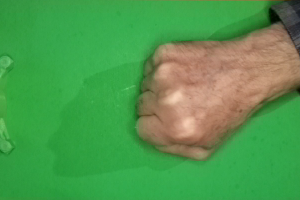
#> input picture rps-cv-images/rock/0NDYNEoDui7o64gU.png, 300 x 200 px, found by its file name
$ python preprocess_A.py
#> lines starting #> are read from the running program, lines starting #| are printed output that depends on the picture
import os
import cv2
import numpy as np
import random
import shutil


input_base  = r"D:/DESKTOP/Desktop/ML-project/rps-cv-images"          # origine
output_base = r"D:/DESKTOP/Desktop/ML-project/Model_A/rps-augmented"   #destin.
target_size = (300, 200)  # (w, h)

#check
if os.path.exists(output_base):
    shutil.rmtree(output_base)

#data augmentation - funzioni
def random_rotate(img, max_angle=25, min_angle=5):
    angle = random.choice([
        random.uniform(-max_angle, -min_angle),
        random.uniform(min_angle,  max_angle)
    ])
    M = cv2.getRotationMatrix2D(
        (img.shape[1] // 2, img.shape[0] // 2), angle, 1.0
    )
    return cv2.warpAffine(
        img, M, (img.shape[1], img.shape[0]),
        borderMode=cv2.BORDER_REFLECT_101
    )

def random_brightness_contrast(img):
    alpha = random.uniform(0.6, 1.6)     #contrasto
    beta  = random.randint(-60, 60)      #luminosità
    return cv2.convertScaleAbs(img, alpha=alpha, beta=beta)

def transform(img):
    #50 % flip orizzontale
    if random.random() < 0.5:
        img = cv2.flip(img, 1)

    #50 % rotazione
    if random.random() < 0.5:
        img = random_rotate(img)

    #luminosità/contrasto
    img = random_brightness_contrast(img)
    return img

#LOOP SU TUTTE LE IMMAGINi
for label in ['rock', 'paper', 'scissors']:
    src_dir  = os.path.join(input_base, label)
    dst_dir  = os.path.join(output_base, label)
    os.makedirs(dst_dir, exist_ok=True)

    for fname in os.listdir(src_dir):
        if not fname.lower().endswith(('.jpg', '.jpeg', '.png')):
            continue

        img = cv2.imread(os.path.join(src_dir, fname))
#> img is the input picture: shape (200, 300, 3); mean B, G, R 78.1, 153, 80.4
        if img is None:
            continue

        img = cv2.resize(img, target_size)
        img = transform(img)
#> in random_brightness_contrast, `return cv2.convertScaleAbs(img, alpha=alpha, beta=beta)`:
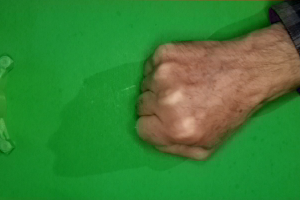
#> returned value: shape (200, 300, 3); mean of channels 0, 1, 2 52.8, 129, 55.1; drawn as B, G, R

        cv2.imwrite(os.path.join(dst_dir, fname), img)  #sovrascrivo non creo nuove
#> pass 2 of the loop `for label in ['rock', 'paper', 'scissors']:`:
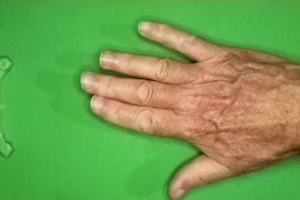
#> input picture rps-cv-images/paper/1yeoLbmp4alVOtFv.png, 300 x 200 px, found by its file name
#> img is the input picture: shape (200, 300, 3); mean B, G, R 81.3, 159.5, 114.7
#> in random_rotate, `return cv2.warpAffine( img, M, (img.shape[1], img.shape[0]), borderMod..`:
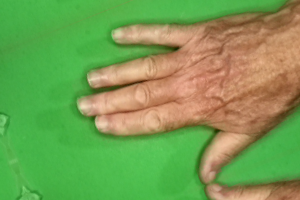
#> returned value: shape (200, 300, 3); mean of channels 0, 1, 2 82.6, 158.2, 118.8; drawn as B, G, R
#> in random_brightness_contrast (call 2), `return cv2.convertScaleAbs(img, alpha=alpha, beta=beta)`:
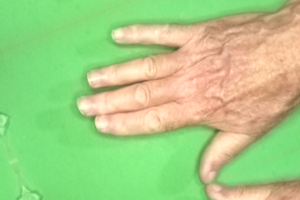
#> returned value: shape (200, 300, 3); mean of channels 0, 1, 2 133.2, 205.6, 167; drawn as B, G, R
#> (the run stopped early here; a loop or call above may not have finished)
